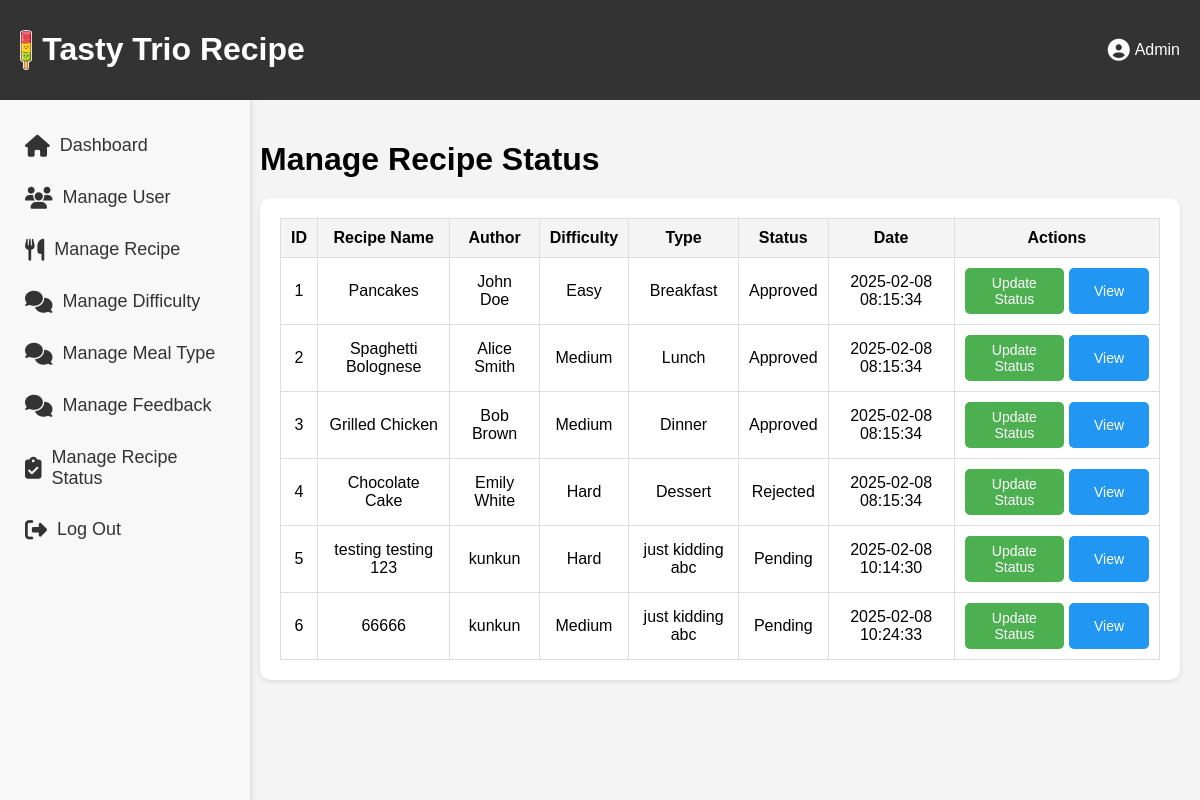
The page /manage_recipe_status.php on the database as committed earlier.
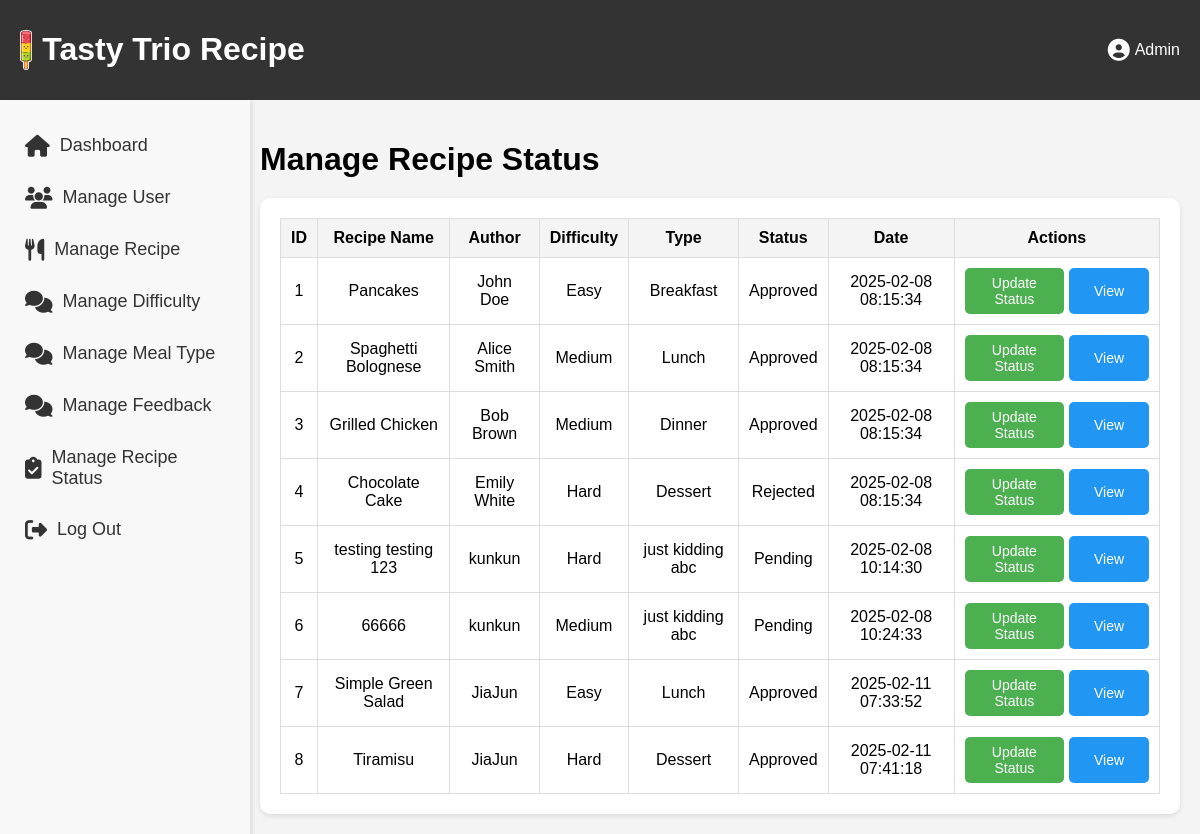
The same page on the database as committed later.
### tables this page shows
CREATE TABLE `recipe` (
  `recipeID` int(11) NOT NULL,
  `recipeImg` varchar(255) DEFAULT NULL,
  `recipeName` varchar(255) NOT NULL,
  `recipeIngred` text NOT NULL,
  `recipeDesc` text NOT NULL,
  `recipeDate` timestamp NOT NULL DEFAULT current_timestamp(),
  `recipeStatus` enum('Pending','Approved','Rejected','Re-Submitted') NOT NULL,
  `remark` text DEFAULT NULL,
  `userID` int(11) DEFAULT NULL,
  `diffID` int(11) DEFAULT NULL,
  `typeID` int(11) DEFAULT NULL
);

CREATE TABLE `registered_user` (
  `userID` int(11) NOT NULL,
  `userImg` varchar(255) DEFAULT NULL,
  `userName` varchar(255) NOT NULL,
  `userEmail` varchar(255) NOT NULL,
  `userPass` varchar(255) NOT NULL,
  `userBio` text DEFAULT NULL,
  `favID` int(11) DEFAULT NULL,
  `reset_token` varchar(255) DEFAULT NULL,
  `userStatus` enum('Active','Inactive','Banned') NOT NULL DEFAULT 'Active'
);

CREATE TABLE `meal_difficulty` (
  `diffID` int(11) NOT NULL,
  `mealDiff` varchar(255) NOT NULL
);

CREATE TABLE `meal_type` (
  `typeID` int(11) NOT NULL,
  `mealType` varchar(255) NOT NULL
);

### manage_recipe_status.php (the view, shortened to what this page needs)
<?php
include 'db.php';
$query = "SELECT recipe.recipeID, recipe.recipeName, recipe.recipeStatus, recipe.recipeDate,
                 registered_user.userName, meal_difficulty.mealDiff, meal_type.mealType
          FROM recipe
          LEFT JOIN registered_user ON recipe.userID = registered_user.userID
          LEFT JOIN meal_difficulty ON recipe.diffID = meal_difficulty.diffID
          LEFT JOIN meal_type ON recipe.typeID = meal_type.typeID";
$result = $conn->query($query);
?>
<!DOCTYPE html>
<html lang="en">
<head>
    <link rel="stylesheet" href="https://cdnjs.cloudflare.com/ajax/libs/font-awesome/6.4.2/css/all.min.css">
</head>
<body>
    <?php include('admin_Side_Nav.php'); ?>
    <div class="main-content">
        <h1>Manage Recipe Status</h1>
        <div class="table-container">
            <table>
                <thead>
                    <tr>
                        <th>ID</th>
                        <th>Recipe Name</th>
                        <th>Author</th>
                        <th>Difficulty</th>
                        <th>Type</th>
                        <th>Status</th>
                        <th>Date</th>
                        <th>Actions</th>
                    </tr>
                </thead>
                <tbody>
                    <?php while ($row = $result->fetch_assoc()) { ?>
                        <tr>
                            <td><?= $row['recipeID'] ?></td>
                            <td><?= $row['recipeName'] ?></td>
                            <td><?= $row['userName'] ?: 'Guest' ?></td>
                            <td><?= $row['mealDiff'] ?: 'Unknown' ?></td>
                            <td><?= $row['mealType'] ?: 'Unknown' ?></td>
                            <td><?= $row['recipeStatus'] ?></td>
                            <td><?= $row['recipeDate'] ?></td>
                            <td>
                                <div class="action-buttons">
                                    <button class="edit-btn" onclick="openEditModal('<?= $row['recipeID'] ?>', '<?= $row['recipeStatus'] ?>')">Update Status</button>
                                    <button class="view-btn" onclick="viewRecipe('<?= $row['recipeID'] ?>')">View</button>
                                </div>
                            </td>
                        </tr>
                    <?php } ?>
                </tbody>
            </table>
        </div>
    </div>
</body>
</html>

Rows that differ between the two databases and show on the page:
added recipe: recipeID "7", recipeName "Simple Green Salad", userID.userName "JiaJun", diffID.mealDiff "Easy", typeID.mealType "Lunch", recipeStatus "Approved", recipeDate "2025-02-11 07:33:52"
added recipe: recipeID "8", recipeName "Tiramisu", userID.userName "JiaJun", diffID.mealDiff "Hard", typeID.mealType "Dessert", recipeStatus "Approved", recipeDate "2025-02-11 07:41:18"
